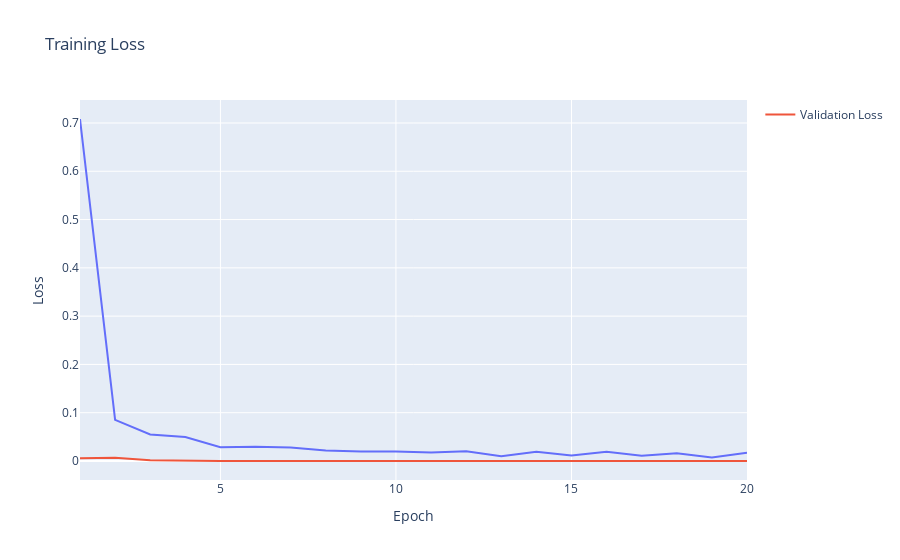
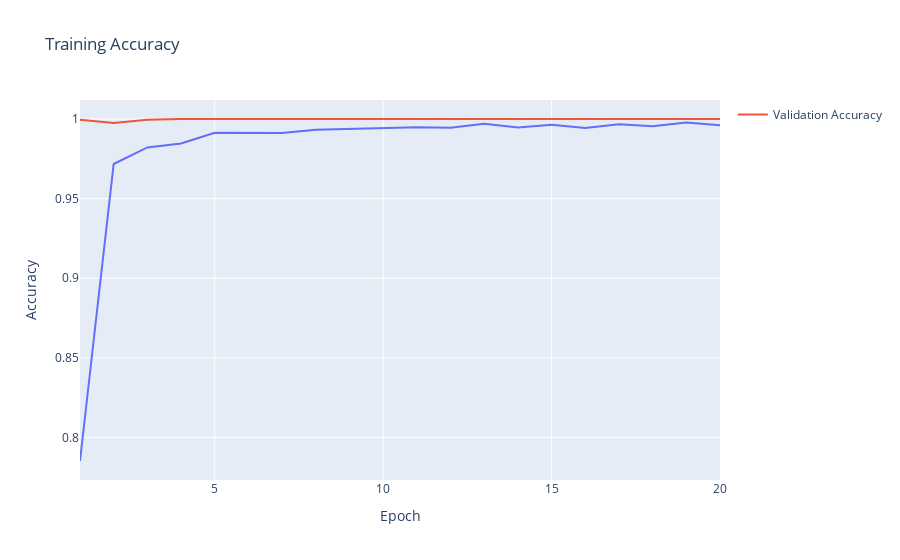

Notebook source saved alongside these figures, in order:
### Code cell
# Plot loss and accuracy curves
epochs = list(range(1, len(history.history['loss']) + 1))

fig_loss = px.line(x=epochs, y=history.history['loss'], labels={'x': 'Epoch', 'y': 'Loss'}, title='Training Loss')
fig_loss.add_scatter(x=epochs, y=history.history['val_loss'], mode='lines', name='Validation Loss')
fig_loss.show()

fig_acc = px.line(x=epochs, y=history.history['accuracy'], labels={'x': 'Epoch', 'y': 'Accuracy'}, title='Training Accuracy')
fig_acc.add_scatter(x=epochs, y=history.history['val_accuracy'], mode='lines', name='Validation Accuracy')
fig_acc.show()

### Figure 1 — Plotly figure (JSON) as saved in the notebook; plotly's stock layout.template omitted (floating-point values rounded to 4 significant figures)
{"data": [{"hovertemplate": "Epoch=%{x}<br>Loss=%{y}<extra></extra>", "legendgroup": "", "line": {"color": "#636efa", "dash": "solid"}, "marker": {"symbol": "circle"}, "mode": "lines", "name": "", "orientation": "v", "showlegend": false, "type": "scatter", "x": [1, 2, 3, 4, 5, 6, 7, 8, 9, 10, 11, 12, 13, 14, 15, 16, 17, 18, 19, 20], "xaxis": "x", "y": [0.7082, 0.08516, 0.05482, 0.04974, 0.02865, 0.02927, 0.02809, 0.02175, 0.01983, 0.0197, 0.01757, 0.02039, 0.009726, 0.01893, 0.01164, 0.01926, 0.01112, 0.01627, 0.00732, 0.01726], "yaxis": "y"}, {"mode": "lines", "name": "Validation Loss", "type": "scatter", "x": [1, 2, 3, 4, 5, 6, 7, 8, 9, 10, 11, 12, 13, 14, 15, 16, 17, 18, 19, 20], "y": [0.005521, 0.006914, 0.001318, 1.584e-05, 2.321e-05, 0.0001156, 7.865e-06, 2.687e-05, 1.935e-06, 7.664e-07, 2.175e-05, 1.205e-07, 1.819e-07, 0.0001345, 1.632e-08, 9.423e-09, 9.702e-07, 1.034e-07, 2.251e-08, 5.166e-09]}], "layout": {"legend": {"tracegroupgap": 0}, "title": {"text": "Training Loss"}, "xaxis": {"anchor": "y", "domain": [0, 1], "title": {"text": "Epoch"}}, "yaxis": {"anchor": "x", "domain": [0, 1], "title": {"text": "Loss"}}}}

### Figure 2 — Plotly figure (JSON) as saved in the notebook; plotly's stock layout.template omitted (floating-point values rounded to 4 significant figures)
{"data": [{"hovertemplate": "Epoch=%{x}<br>Accuracy=%{y}<extra></extra>", "legendgroup": "", "line": {"color": "#636efa", "dash": "solid"}, "marker": {"symbol": "circle"}, "mode": "lines", "name": "", "orientation": "v", "showlegend": false, "type": "scatter", "x": [1, 2, 3, 4, 5, 6, 7, 8, 9, 10, 11, 12, 13, 14, 15, 16, 17, 18, 19, 20], "xaxis": "x", "y": [0.7852, 0.9717, 0.9821, 0.9846, 0.9913, 0.9915, 0.9912, 0.9933, 0.9939, 0.9942, 0.9949, 0.9945, 0.997, 0.9947, 0.9964, 0.9944, 0.9967, 0.9954, 0.9978, 0.9961], "yaxis": "y"}, {"mode": "lines", "name": "Validation Accuracy", "type": "scatter", "x": [1, 2, 3, 4, 5, 6, 7, 8, 9, 10, 11, 12, 13, 14, 15, 16, 17, 18, 19, 20], "y": [0.9995, 0.9975, 0.9995, 1, 1, 1, 1, 1, 1, 1, 1, 1, 1, 1, 1, 1, 1, 1, 1, 1]}], "layout": {"legend": {"tracegroupgap": 0}, "title": {"text": "Training Accuracy"}, "xaxis": {"anchor": "y", "domain": [0, 1], "title": {"text": "Epoch"}}, "yaxis": {"anchor": "x", "domain": [0, 1], "title": {"text": "Accuracy"}}}}
